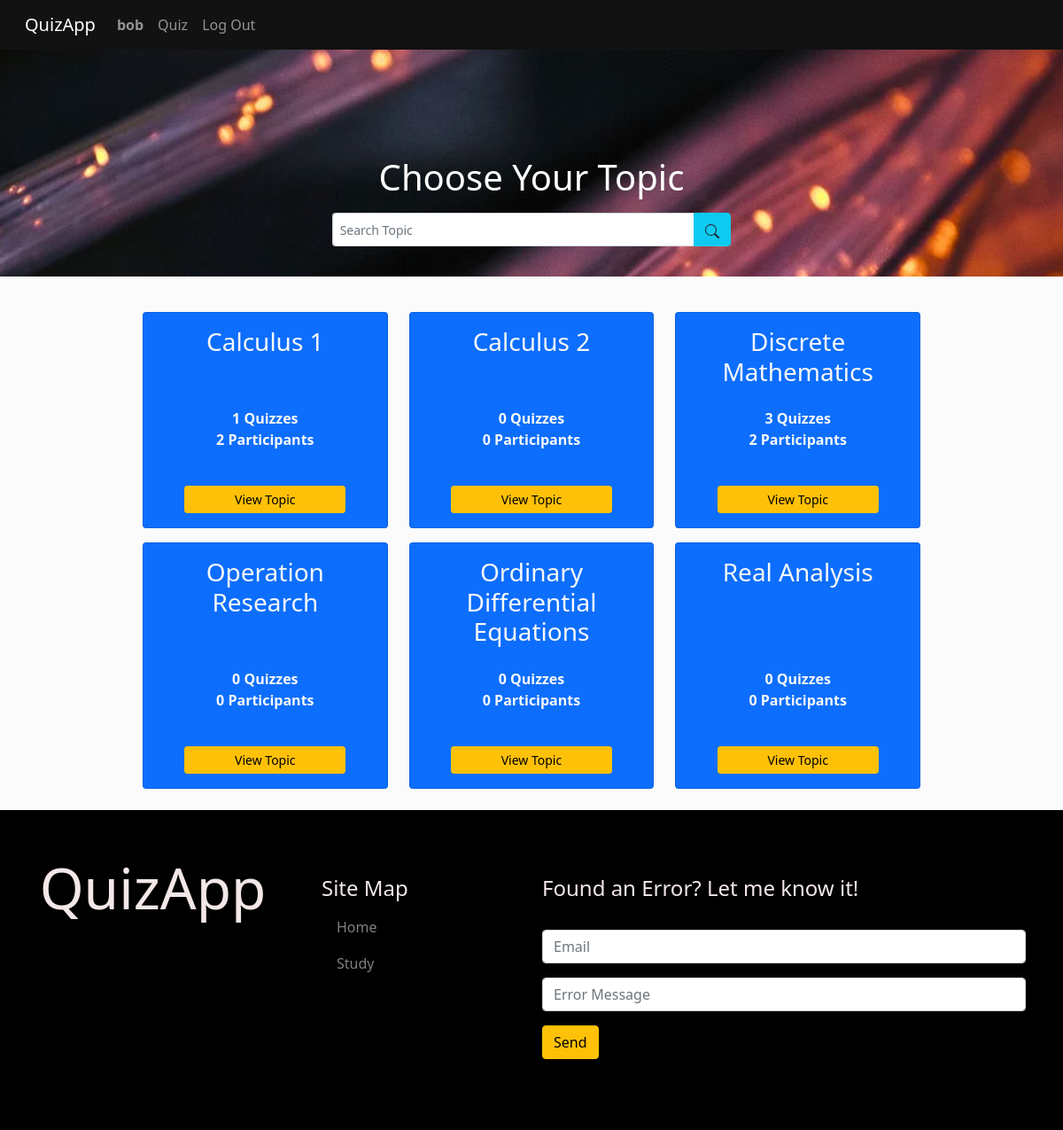
Before: /study (signed in) with the older database file.
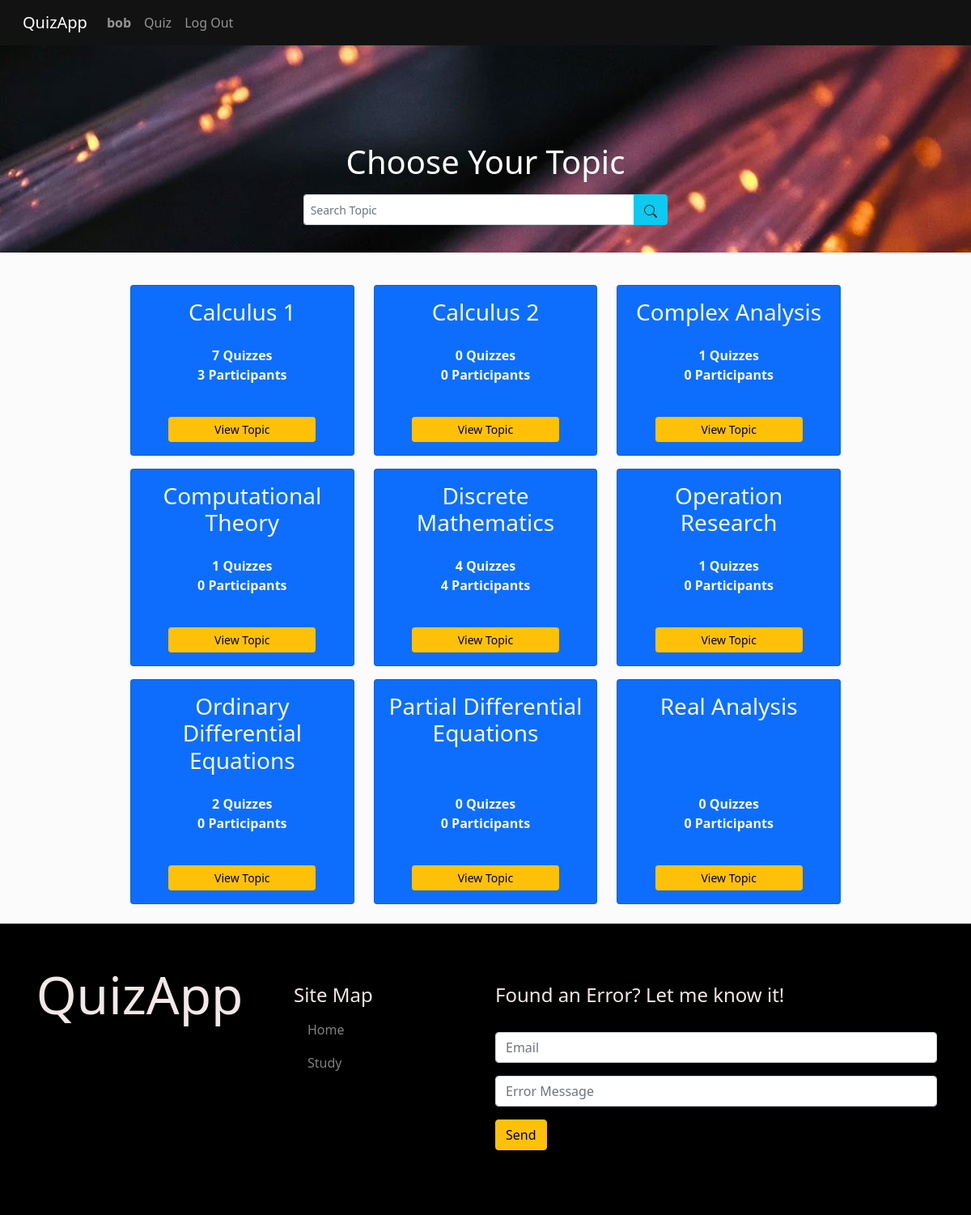
After: the same page with the newer database file.
### quizApp/models.py (models this page shows, shortened)
class User(AbstractUser):
  image = models.ImageField(upload_to='media/profile/', default='media/profile/user.png')
  date = models.DateTimeField(auto_now_add=True)
  year = models.IntegerField(null=True, blank=False)
  follows = models.ManyToManyField("self", related_name="followers", symmetrical=False, blank=True)
  LEVEL_CHOICES = (
    ('O', 'Other'),
    ('C', 'College Students'),
    ('G', 'Graduate'),
    ('W', 'Working'),
  )
  level = models.CharField(max_length=50, choices=LEVEL_CHOICES, default='Other')

class Topic(models.Model):
  slug = models.SlugField(max_length=40, default="other")
  title = models.CharField(max_length=40, null=False, blank=False, default="Other")
  def participant(self):
    participants = Participant.objects.filter(quiz__in=Quiz.objects.filter(topic=self)).all()
    unique_participants = []
    try:
      for participant in participants:
        if participant.user.id not in [participant.user.id for participant in unique_participants]:
          unique_participants.append(participant)
    except:
      pass
    return len(unique_participants)

class Participant(models.Model):
  user = models.ForeignKey(User, on_delete=models.CASCADE, related_name="quizzes_taken")
  quiz = models.ForeignKey(Quiz, on_delete=models.CASCADE, related_name="taken_by")
  time_start = models.DateTimeField()
  time_finished = models.DateTimeField()
  score = models.IntegerField()

### quizApp/views.py (the view, shortened to what this page needs)
# urls.py: path("study", views.study, name="study"),
@login_required(login_url='login')
def study(request):
  topics = Topic.objects.all().order_by('title').all()
  return render(request, "quizApp/study.html", {
    "Topics": topics
  })

### quizApp/templates/quizApp/study.html (shortened to what this page needs)
{% extends 'quizApp/layout.html' %}
{% block body %}
<div class="study-network-banner">
  <div class="container">
    <div class="row">
      <div class="col-lg-2 col-md-2"></div>
      <div class="col-lg-8 col-md-8">
        <div class="container">
          <div class="row">
            <h1>Choose Your Topic</h1>
          </div>
          <div class="row">
            <div class="col-lg-2 col-md-2 col-sm-2"></div>
            <div class="col-lg-8 col-md-8 col-sm-8">
              <form>
                <div class="input-group mb-4 mt-2 w-100">
                  <input type="search" class="form-control form-control-sm" placeholder="Search Topic" aria-label="Search Topic" aria-describedby="button-addon2" name="study-search">
                  <button class="btn btn-info text-dark border border-info" type="submit">
                  </button>
                </div>
              </form>
            </div>
            <div class="col-lg-2 col-md-2 col-sm-2"></div>
          </div>
        </div>
      </div>
      <div class="col-lg-2 col-md-2"></div>
    </div>
  </div>
</div>
<section class="study-topic mt-4 mb-4">
  <div class="container">
    <div class="row">
      <div class="col-lg-1 col-md-1"></div>
      <div class="col-lg-10 col-md-10">
        <div class="container">
          <div class="row">
            {% for topic in Topics %}
            <div class="col-lg-4 col-md-4 col-6 mt-3">
              <div class="card topic-card h-100 bg-primary text-light">
                <div class="card-body">
                  <h3 class="card-title">{{ topic.title }}</h3>
                </div>
                <div class="container">
                  <a class="card-text index-card-text text-light"><strong>{{ topic.quizzes.count }} Quizzes</strong></a> <br>
                  <p class="card-text index-card-text"><strong>{{ topic.participant }} Participants</strong></p> <br>
                </div>
                <div class="container mb-3 w-75">
                  <div class="row justify-content-center">
                    <a href="{% url 'topic' topic.id topic.slug %}" class="btn btn-sm btn-warning align-items-end">View Topic</a>
                  </div>
                </div>
              </div>
            </div>
            {% endfor %}
          </div>
        </div>
      </div>
      <div class="col-lg-1 col-md-1"></div>
    </div>
  </div>
</section>
{% endblock %}

### quizApp/templates/quizApp/layout.html (shortened to what this page needs)
{% load static %}
<!DOCTYPE html>
<html lang="en">
    <head>
      <link rel="stylesheet" href="{% static 'bootstrap-5.0.2-dist/css/bootstrap.min.css' %}">
      <link href="{% static 'quizApp/styles1.css' %}" rel="stylesheet">
    </head>
    <body>
        <nav class="navbar sticky-top navbar-expand-lg navbar-dark" style="background-color: #121212;">
          <div class="container-fluid">
            <a class="navbar-brand ps-3" href="{% url 'index' %}">QuizApp</a>
            <div class="collapse navbar-collapse" id="navbarMainPage">
              <ul class="navbar-nav mr-auto ">
                {% if user.is_authenticated %}
                <li class="nav-item">
                  <a class="nav-link" href="{% url 'profile' request.user.username %}"><strong>{{ user.username }}</strong></a>
                </li>
                {% endif %}
                <li class="nav-item">
                  <a class="nav-link" href="{% url 'study' %}">Quiz</a>
                </li>
                {% if user.is_authenticated %}
                <li class="nav-item">
                  <a class="nav-link" href="{% url 'logout' %}">Log Out</a>
                </li>
                {% endif %}
              </ul>
            </div>
          </div>
        </nav>
        {% block body %}
        {% endblock %}
        <footer class="main-footer d-flex align-items-stretch" id="layout-footer" style="display: block;">
          <div class="container">
            <div class="row">
              <div class="col-lg-3 col-md-3 col-6 d-flex justify-content-center align-items-center d-justify-content-md-start align-items-md-start">
                <p class="display-3">QuizApp</p>
              </div>
              <div class="col-lg-3 col-md-3 col-6 fw-2 p-4 ps-5">
                <aside class="footer-widget">
                  <h4>Site Map</h4>
                  <ul class="list-group">
                    <li class="list-group-item list-item-footer"><a href="#">Home</a></li>
                    <li class="list-group-item list-item-footer"><a href="{% url 'study' %}">Study</a></li>
                  </ul>
                </aside>
              </div>
              <div class="col-lg-6 col-md-6 pt-4">
                <aside class="footer-widget">
                  <h4>Found an Error? Let me know it!</h4> <br>
                  <form action="{% url 'index' %}" method="POST" class="form-group">
                    <div class="mb-3">
                      <input type="text" id="error-email" placeholder="Email" class="form-control-md form-control" name="email">
                    </div>
                    <div class="mb-3">
                      <input type="text" id="error-content" placeholder="Error Message" class="form-control-md form-control" name="message">
                    </div>
                    <input type="submit" value="Send" class="btn btn-warning">
                  </form>
                </aside>
              </div>
            </div>
          </div>
        </footer>
    </body>
</html>

### quizApp/static/quizApp/styles1.css (style rules this page uses)
body { background-color: #fbfbfb; overflow-x: hidden; }
.index-card-text { text-decoration-line: none; }
footer { background-color: black; color: rgb(243, 231, 231); padding-top: 50px; height: auto; padding-bottom: 80px; }
.list-item-footer { background-color: black; list-style-type: none; }
.list-item-footer > a { text-decoration-line: none; color: gray; }
.study-network-banner { background-image: url('/media/banner/Banner.jpg'); background-size: cover; padding-top: 120px; color: white; padding-bottom: 10px; text-align: center; }
.study-topic { text-align: center; }

Changed rows visible on the page:
computed for Topic "Calculus 1": quizzes.count "1" → "7"; participant "2" → "3"
added Topic: title "Complex Analysis", quizzes.count "1", participant "0"
added Topic: title "Computational Theory", quizzes.count "1", participant "0"
computed for Topic "Discrete Mathematics": quizzes.count "3" → "4"; participant "2" → "4"
computed for Topic "Operation Research": quizzes.count "0" → "1"
computed for Topic "Ordinary Differential Equations": quizzes.count "0" → "2"
added Topic: title "Partial Differential Equations", quizzes.count "0", participant "0"
